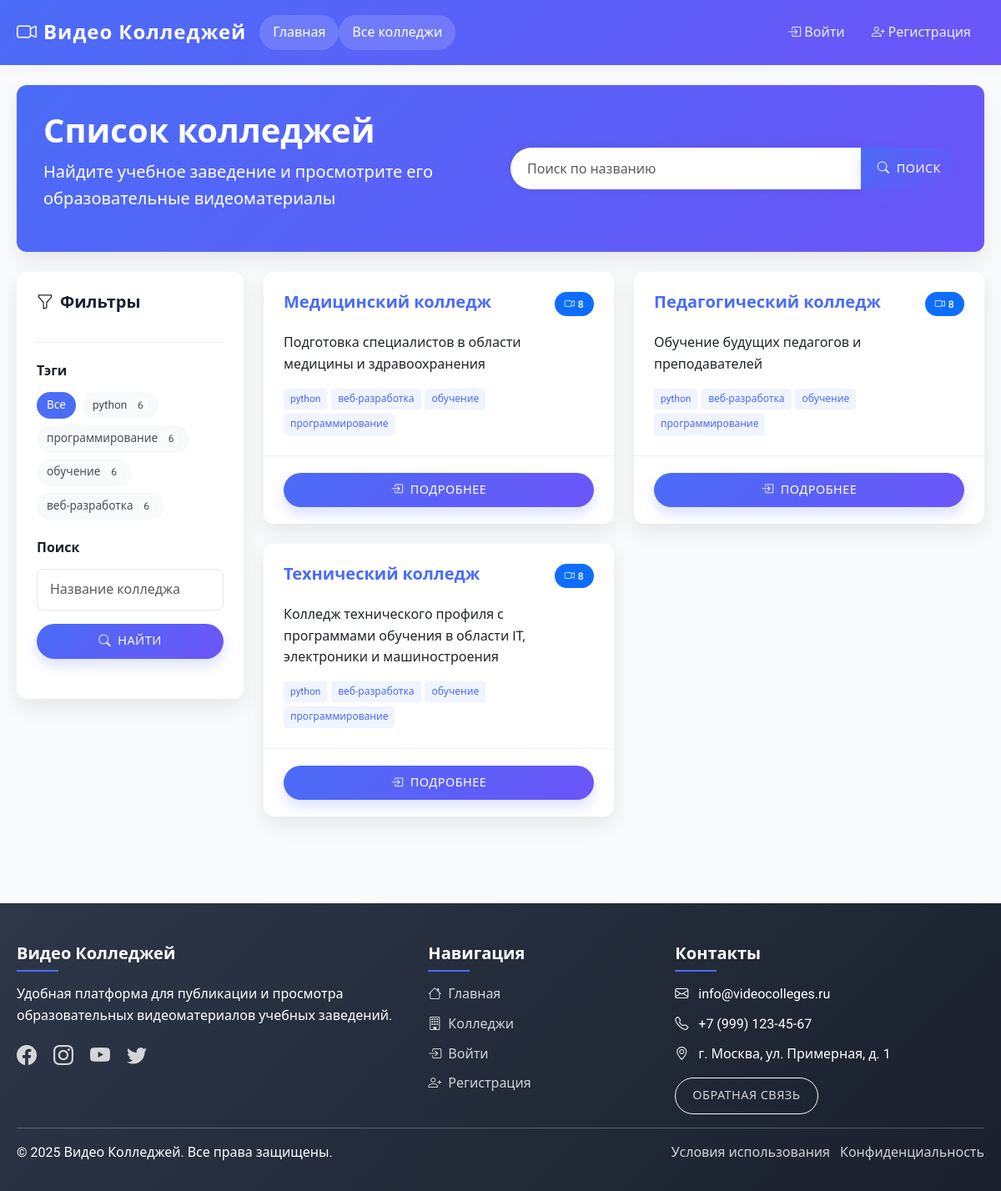
The app's page /index.php?page=colleges with its own data.
### tables this page shows
CREATE TABLE IF NOT EXISTS colleges (
    id INT AUTO_INCREMENT PRIMARY KEY,
    name VARCHAR(255) NOT NULL,
    description TEXT,
    location VARCHAR(255),
    website VARCHAR(255),
    logo_url VARCHAR(255),
    created_at TIMESTAMP DEFAULT CURRENT_TIMESTAMP,
    updated_at TIMESTAMP DEFAULT CURRENT_TIMESTAMP ON UPDATE CURRENT_TIMESTAMP
);

### includes/functions.php (called while the page is built, shortened)
<?php
function truncateText($text, $length = 100) {
    return $text;
}
function getPopularTags($pdo, $limit = 10) {
    $stmt = $pdo->query("SELECT name, COUNT(*) as count
                         FROM video_tags
                         GROUP BY name
                         ORDER BY count DESC
                         LIMIT $limit");
    return $stmt->fetchAll();
}
?>

### pages/colleges.php (the view, shortened to what this page needs)
<?php
$search = isset($_GET['search']) ? $_GET['search'] : '';
$tag = isset($_GET['tag']) ? $_GET['tag'] : '';
$query = "SELECT c.*, COUNT(v.id) as video_count, GROUP_CONCAT(DISTINCT vt.name) as tags
          FROM colleges c
          LEFT JOIN videos v ON c.id = v.college_id AND v.status = 'published'
          LEFT JOIN video_tags vt ON v.id = vt.video_id
          WHERE 1=1";
$params = [];
$query .= " GROUP BY c.id ORDER BY video_count DESC, c.name ASC";
$stmt = $pdo->prepare($query);
$stmt->execute($params);
$colleges = $stmt->fetchAll();
$popularTags = getPopularTags($pdo, 5);
?>
<div class="colleges-header mb-4">
    <div class="row align-items-center">
        <div class="col-md-6">
            <h1>Список колледжей</h1>
            <p class="lead">Найдите учебное заведение и просмотрите его образовательные видеоматериалы</p>
        </div>
        <div class="col-md-6">
            <form method="GET" class="search-form">
                <div class="input-group">
                    <input type="text" name="search" class="form-control" placeholder="Поиск по названию" value="<?php echo htmlspecialchars($search); ?>">
                    <button type="submit" class="btn btn-primary">
                        <i class="bi bi-search me-1"></i> Поиск
                    </button>
                </div>
            </form>
        </div>
    </div>
</div>
<div class="row">
    <div class="col-md-3">
        <div class="filter-sidebar">
            <div class="filter-header">
                <h5><i class="bi bi-funnel me-2"></i>Фильтры</h5>
            </div>
            <div class="filter-section">
                <h6>Тэги</h6>
                <div class="tag-cloud mb-3">
                    <a href="?page=colleges<?php echo $search ? '&search=' . urlencode($search) : ''; ?>" class="tag-item <?php echo empty($tag) ? 'active' : ''; ?>">
                        Все
                    </a>
                    <?php foreach ($popularTags as $t): ?>
                        <a href="?page=colleges&tag=<?php echo urlencode($t['name']); ?><?php echo $search ? '&search=' . urlencode($search) : ''; ?>"
                           class="tag-item <?php echo $tag === $t['name'] ? 'active' : ''; ?>">
                            <?php echo htmlspecialchars($t['name']); ?>
                            <span class="tag-count"><?php echo $t['count']; ?></span>
                        </a>
                    <?php endforeach; ?>
                </div>
            </div>
            <div class="filter-section">
                <h6>Поиск</h6>
                <form method="GET">
                    <div class="mb-3">
                        <input type="text" name="search" class="form-control" placeholder="Название колледжа" value="<?php echo htmlspecialchars($search); ?>">
                    </div>
                    <div class="d-grid">
                        <button type="submit" class="btn btn-primary btn-sm">
                            <i class="bi bi-search me-1"></i> Найти
                        </button>
                    </div>
                </form>
            </div>
        </div>
    </div>
    <div class="col-md-9">
        <div class="row">
            <?php foreach ($colleges as $college): ?>
                <div class="col-md-6 mb-4">
                    <div class="card h-100 zoom-in">
                        <div class="card-body">
                            <div class="d-flex justify-content-between align-items-start mb-2">
                                <h5 class="card-title"><?php echo htmlspecialchars($college['name']); ?></h5>
                                <span class="badge bg-primary rounded-pill">
                                    <i class="bi bi-camera-video"></i> <?php echo $college['video_count']; ?>
                                </span>
                            </div>
                            <p class="card-text">
                                <?php echo truncateText(htmlspecialchars($college['description'] ?? 'Нет описания'), 120); ?>
                            </p>
                            <?php if ($college['tags']): ?>
                                <div class="college-tags">
                                    <?php
                                    $tags = explode(',', $college['tags']);
                                    $tags = array_unique($tags);
                                    $tags = array_slice($tags, 0, 5);
                                    ?>
                                    <?php foreach ($tags as $t): ?>
                                        <a href="?page=colleges&tag=<?php echo urlencode($t); ?>" class="college-tag">
                                            <?php echo htmlspecialchars($t); ?>
                                        </a>
                                    <?php endforeach; ?>
                                </div>
                            <?php endif; ?>
                        </div>
                        <div class="card-footer bg-transparent">
                            <a href="index.php?page=college&id=<?php echo $college['id']; ?>" class="btn btn-primary w-100">
                                <i class="bi bi-box-arrow-in-right me-1"></i> Подробнее
                            </a>
                        </div>
                    </div>
                </div>
            <?php endforeach; ?>
        </div>
    </div>
</div>

### assets/css/modern-style.css (style rules this page uses)
:root { --primary-color: #4a6cf7; --secondary-color: #6c55f9; --accent-color: #ff6b6b; --dark-color: #2d3748; --light-color: #ffffff; --gray-color: #f8f9fa; --text-color: #333333; --border-radius: 12px; --box-shadow: 0 10px 25px rgba(0, 0, 0, 0.08); --transition: all 0.3s ease; }
body { font-family: 'Roboto', 'Segoe UI', sans-serif; background-color: #f9fafc; color: var(--text-color); line-height: 1.6; }
h1, h2, h3, h4, h5, h6 { font-weight: 700; margin-bottom: 1.2rem; color: #1a202c; }
h1 { font-size: 2.5rem; }
.card { border: none; border-radius: var(--border-radius); box-shadow: var(--box-shadow); transition: var(--transition); overflow: hidden; height: 100%; }
.card-body { padding: 1.5rem; }
.card-footer { background-color: transparent; border-top: 1px solid rgba(0, 0, 0, 0.05); padding: 1.25rem 1.5rem; }
.card-title { color: var(--primary-color); font-weight: 700; margin-bottom: 1rem; }
.btn { border-radius: 50px; padding: 10px 20px; font-weight: 500; letter-spacing: 0.5px; transition: var(--transition); position: relative; overflow: hidden; font-size: 0.9rem; text-transform: uppercase; }
.btn::after { content: ""; position: absolute; top: 50%; left: 50%; width: 0; height: 0; background: rgba(255, 255, 255, 0.2); border-radius: 50%; transform: translate(-50%, -50%); transition: width 0.5s, height 0.5s; }
.btn-primary { background: linear-gradient(135deg, var(--primary-color) 0%, var(--secondary-color) 100%); border: none; box-shadow: 0 8px 15px rgba(74, 108, 247, 0.2); }
.form-control { border-radius: 8px; padding: 12px 15px; border: 1px solid #e2e8f0; transition: var(--transition); }
.badge { padding: 8px 12px; font-weight: 500; border-radius: 50px; letter-spacing: 0.5px; }
.fade-in { animation: fadeIn 0.6s ease-in; }
.zoom-in { animation: zoomIn 0.5s ease-out; }

### pages/colleges.php (style rules this page uses)
.colleges-header { background: linear-gradient(135deg, var(--primary-color) 0%, var(--secondary-color) 100%); padding: 2rem; border-radius: var(--border-radius); color: white; margin-bottom: 2rem; box-shadow: var(--box-shadow); }
.colleges-header h1 { margin-bottom: 0.5rem; color: white; }
.search-form .form-control { height: 50px; border-radius: 25px 0 0 25px; border: none; padding-left: 20px; box-shadow: 0 0 10px rgba(0,0,0,0.1); }
.search-form .btn { border-radius: 0 25px 25px 0; padding-left: 20px; padding-right: 20px; }
.filter-sidebar { background-color: white; border-radius: var(--border-radius); box-shadow: var(--box-shadow); padding: 1.5rem; position: sticky; top: 20px; }
.filter-header { margin-bottom: 1.5rem; padding-bottom: 1rem; border-bottom: 1px solid #eee; }
.filter-section { margin-bottom: 1.5rem; }
.filter-section h6 { margin-bottom: 1rem; font-weight: 600; }
.tag-cloud { display: flex; flex-wrap: wrap; gap: 0.5rem; }
.tag-item { display: inline-block; padding: 0.3rem 0.75rem; background-color: #f8f9fa; color: #495057; border-radius: 30px; font-size: 0.85rem; text-decoration: none; transition: all 0.2s ease; }
.tag-item.active { background-color: var(--primary-color); color: white; }
.tag-count { display: inline-block; margin-left: 3px; font-size: 0.75rem; background-color: rgba(255,255,255,0.3); border-radius: 10px; padding: 0.1rem 0.4rem; }
.college-tags { display: flex; flex-wrap: wrap; gap: 0.3rem; margin-top: 1rem; }
.college-tag { display: inline-block; padding: 0.2rem 0.5rem; background-color: #f0f4ff; color: var(--primary-color); border-radius: 4px; font-size: 0.75rem; text-decoration: none; transition: all 0.2s ease; }

### records on screen
colleges: name "Медицинский колледж", video_count "8", description "Подготовка специалистов в области медицины и здравоохранения", t "python", t "веб-разработка", t "обучение", t "программирование"
colleges: name "Педагогический колледж", video_count "8", description "Обучение будущих педагогов и преподавателей", t "python", t "веб-разработка", t "обучение", t "программирование"
colleges: name "Технический колледж", video_count "8", description "Колледж технического профиля с программами обучения в области IT, электроники и машиностроения", t "python", t "веб-разработка", t "обучение", t "программирование"

### other values on screen
$t['name'] "python"
$t['count'] "6"
$t['name'] "программирование"
$t['name'] "обучение"
$t['name'] "веб-разработка"
